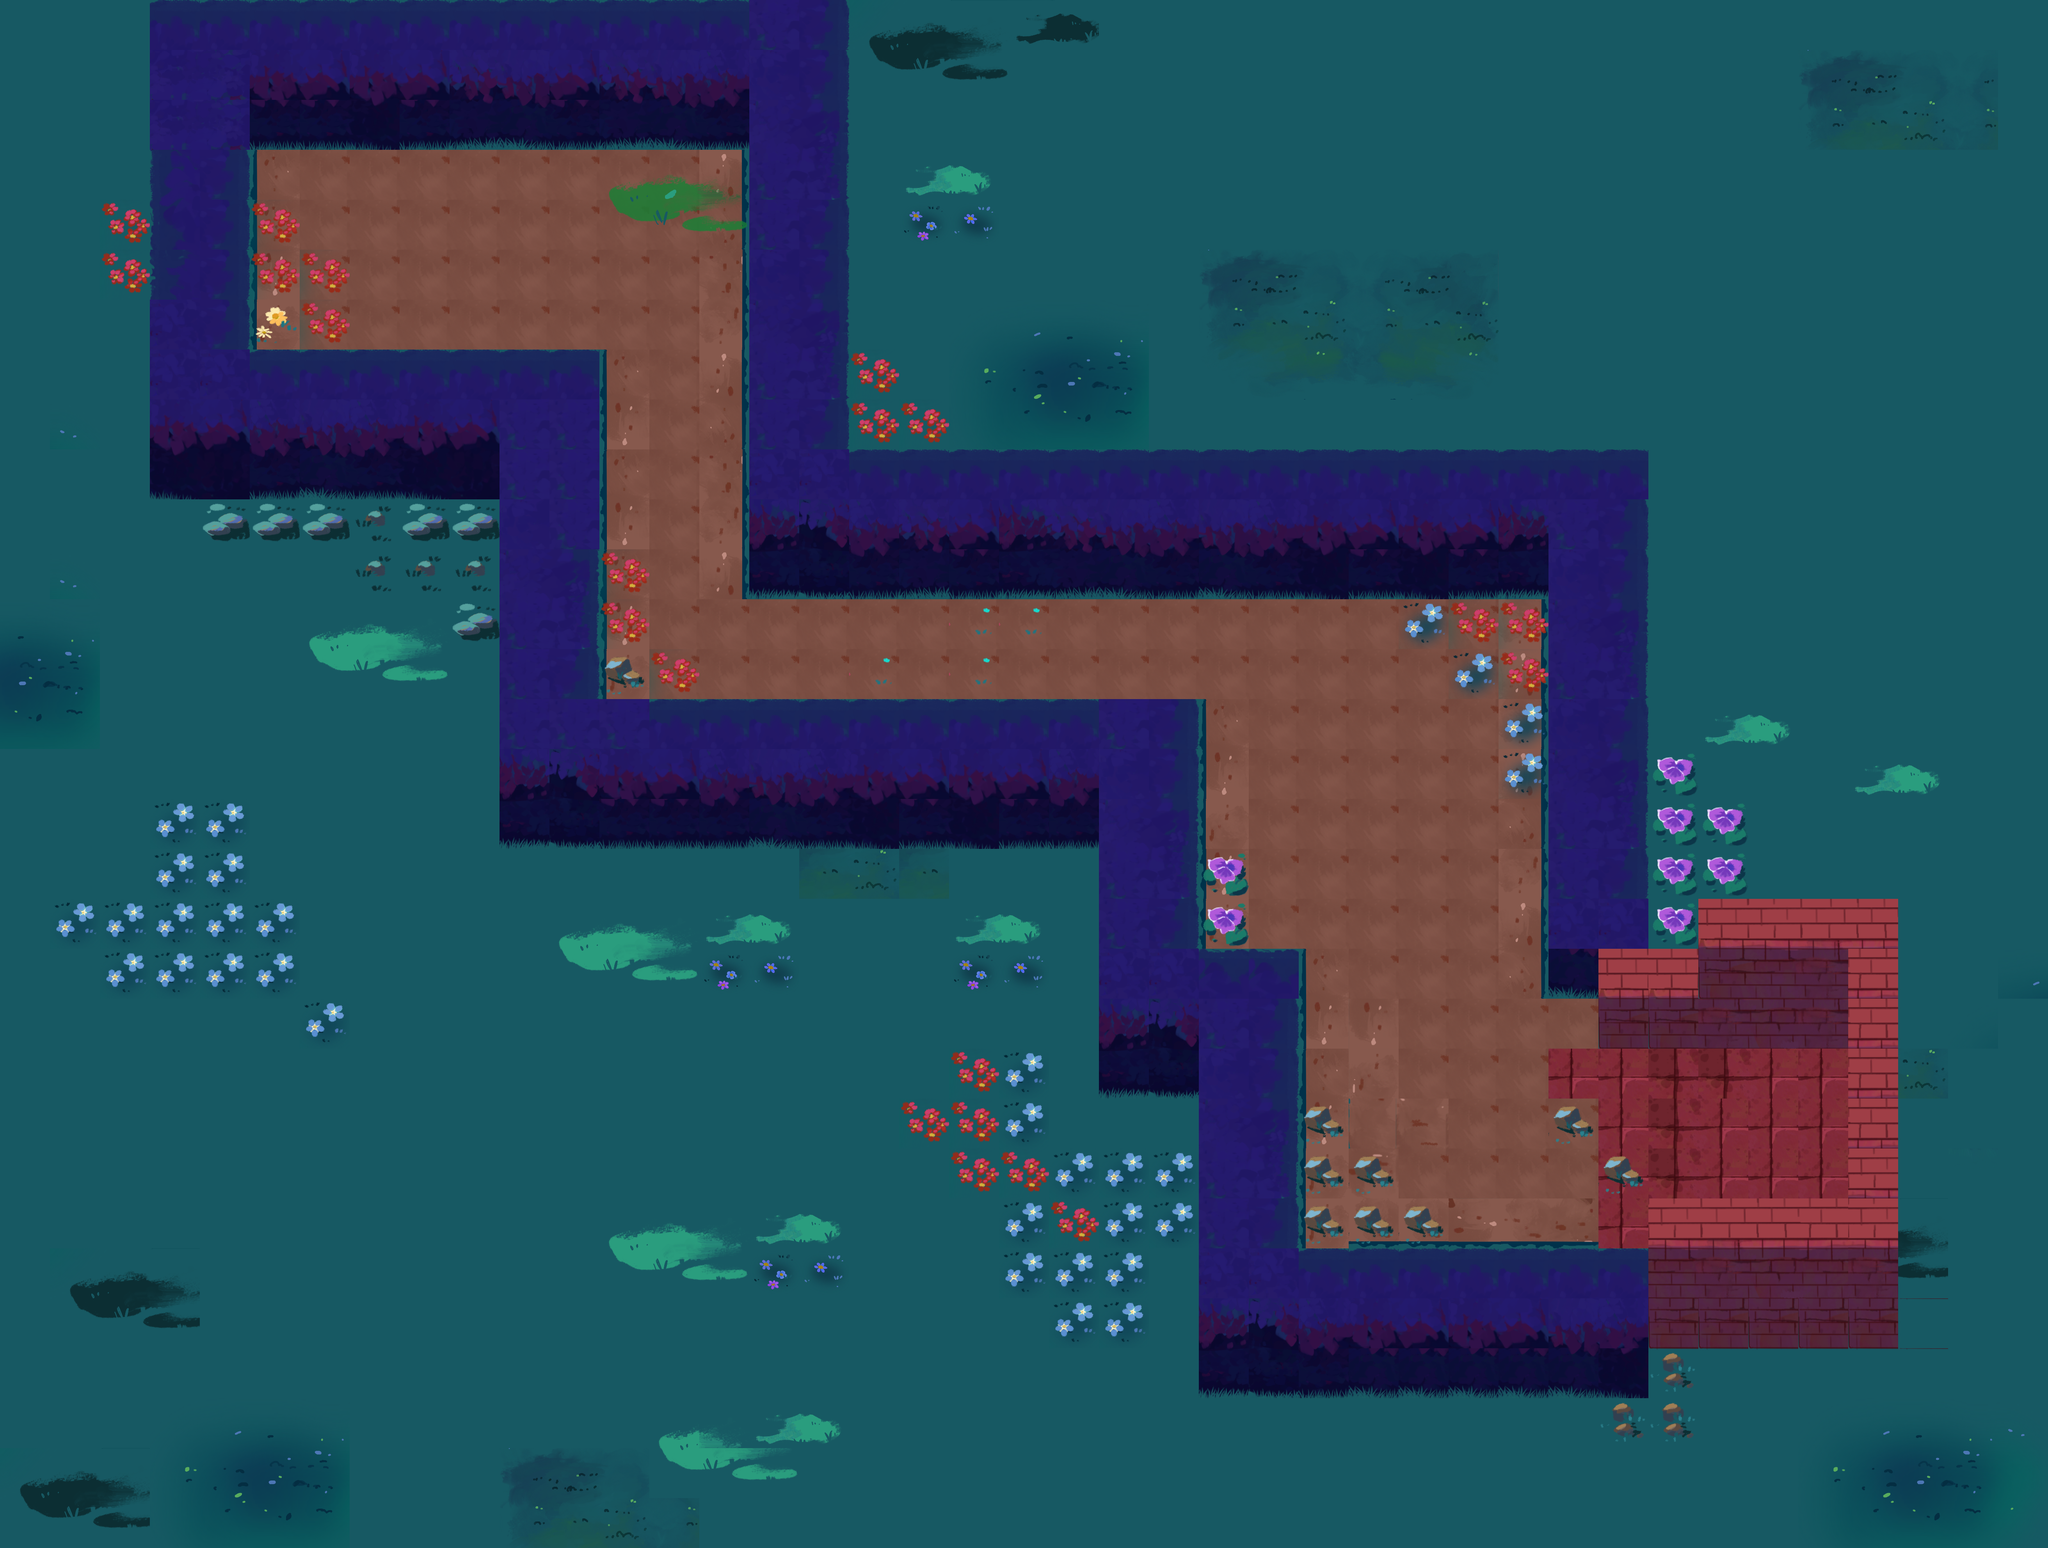

A 2D game scene composited from a Tiled map and its tileset images. What follows is a short description and the map's XML, with each tile layer's data collapsed to a summary:
An orthogonal 41x31 tile map with 128x128 px tiles, 3 tile layers (ground, decoration, wall-tiles), 5 tilesets and 22 objects (2x Text, Guard, Cat, Exit).

<map version="1.10" tiledversion="1.11.2" orientation="orthogonal" renderorder="right-down" width="41" height="31" tilewidth="128" tileheight="128" infinite="0" nextlayerid="7" nextobjectid="167">
 <tileset firstgid="1" source="../tilesets/path-1.tsx" />
 <tileset firstgid="211" source="../tilesets/path-2.tsx" />
 <tileset firstgid="421" source="../tilesets/walls-1.tsx" />
 <tileset firstgid="631" source="../tilesets/path-3.tsx" />
 <tileset firstgid="887" source="../tilesets/decorations-2.tsx" />
 <layer id="1" name="ground" width="41" height="31">
  <data>[1271 cells, 1271 non-empty, 168 distinct tile ids]</data>
 </layer>
 <layer id="5" name="decoration" width="41" height="31">
  <data>[1271 cells, 174 non-empty, 31 distinct tile ids]</data>
 </layer>
 <layer id="6" name="wall-tiles" width="41" height="31">
  <data>[1271 cells, 201 non-empty, 34 distinct tile ids]</data>
 </layer>
 <objectgroup id="2" name="walls" visible="0">
  <object id="134" x="384" y="0" width="1792" height="384" />
  <object id="135" x="384" y="384" width="256" height="896" />
  <object id="137" x="1280" y="1280" width="256" height="896" />
  <object id="139" x="1920" y="384" width="256" height="1152" />
  <object id="141" x="2176" y="1152" width="2048" height="384" />
  <object id="143" x="3968" y="1536" width="256" height="1024" />
  <object id="145" x="2816" y="2176" width="256" height="640" />
  <object id="150" x="3328" y="3200" width="896" height="384" />
  <object id="151" x="4224" y="3328" width="640" height="128" />
  <object id="152" x="4736" y="2304" width="128" height="1024" />
  <object id="154" x="4224" y="2432" width="512" height="256" />
  <object id="155" x="4096" y="2560" width="128" height="128" />
  <object id="163" x="3072" y="2432" width="256" height="1152" />
  <object id="164" x="512" y="896" width="1024" height="384" />
  <object id="165" x="1408" y="1792" width="1664" height="384" />
  <object id="166" x="4224" y="3072" width="512" height="256" />
 </objectgroup>
 <objectgroup id="3" name="objects" visible="0">
  <object id="128" x="3704" y="1672">
   <polyline points="97.1883,986.243 98.67,-68.8458" />
  </object>
  <object id="102" type="Guard" x="3644" y="1660">
   <properties>
    <property name="angle" type="float" value="270" />
    <property name="category" value="00100" />
    <property name="exclude" value="00100" />
    <property name="force" type="float" value="1.5" />
    <property name="fov" type="float" value="60" />
    <property name="maxSpeed" type="float" value="10" />
    <property name="path" type="object" value="128" />
    <property name="radius" type="float" value="0.5" />
    <property name="spriteRadius" type="float" value="1" />
    <property name="viewDistance" type="float" value="5" />
   </properties>
   <point />
  </object>
  <object id="132" type="Cat" x="928" y="544">
   <properties>
    <property name="abilityCooldown" type="float" value="5" />
    <property name="abilityRange" type="float" value="7" />
    <property name="category" value="00010" />
    <property name="exclude" value="00010" />
    <property name="force" type="float" value="9" />
    <property name="maxSpeed" type="float" value="10" />
    <property name="meowExpandSpeed" type="float" value="10" />
    <property name="radius" type="float" value="0.6" />
    <property name="spriteRadius" type="float" value="0.6" />
   </properties>
   <point />
  </object>
  <object id="133" type="Exit" x="4482.42" y="2906.06">
   <properties>
    <property name="category" value="10000" />
    <property name="creature" value="RABBIT" />
    <property name="exclude" value="00000" />
    <property name="size" type="float" value="1.25" />
   </properties>
   <point />
  </object>
  <object id="156" type="Text" x="951.515" y="690.909">
   <properties>
    <property name="text" value="Press WASD to move" />
   </properties>
   <point />
  </object>
  <object id="157" type="Text" x="3293.94" y="1806.06">
   <properties>
    <property name="text" value="Avoid being spotted!" />
   </properties>
   <point />
  </object>
 </objectgroup>
</map>
